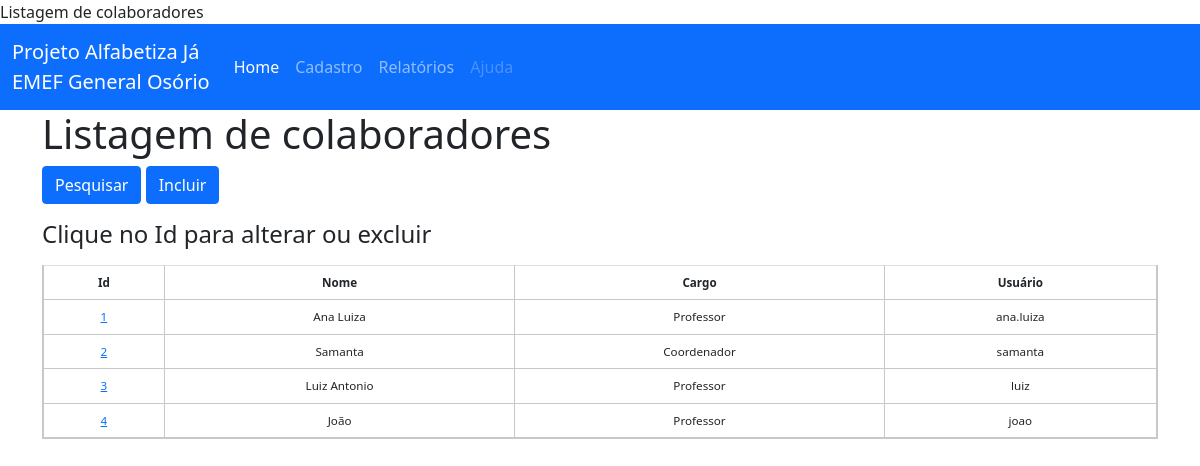
The page /mnucadastro/funcionarios on the database its author committed.
### app.py (models this page shows)
class funcionarios(db.Model):
    func_id = db.Column(db.Integer, primary_key=True, nullable=False,autoincrement=True)
    func_nome = db.Column(db.String(45), nullable=False)
    func_cargo = db.Column(db.String(45), nullable=False)
    func_username = db.Column(db.String(20), nullable=False)
    func_password = db.Column(db.String(45), nullable=False)
    func_obs = db.Column(db.String(150))

### app.py (the view)
@app.route('/mnucadastro/funcionarios')   # obrigatório ter o parametro no endereco
def cad_funcionarios():
    lista_func = funcionarios.query.all()
    return render_template('funcionarios/funcionarios.html',lista_func=lista_func)

### templates/funcionarios/funcionarios.html
{% extends 'base.html' %}
{% block content %}
<h1>{% block title %}Listagem de colaboradores{% endblock %}</h1>
<p>
    <a href="{{ url_for('lst_func')}}" class="btn btn-primary">Pesquisar</a>
    <a href="{{ url_for('inc_func')}}" class="btn btn-primary">Incluir</a>
<br/>
<p><h4>Clique no Id para alterar ou excluir</h4></p>
<div>
    <table class="table table-bordered">
        <tr>
            <th>Id</th>
            <th>Nome</th>
            <th>Cargo</th>
            <th>Usuário</th>
        </tr>
        {% for lista in lista_func %}
        <tr>
            <td><a href="{{ url_for('alt_func',id=lista['func_id']) }}"> {{ lista['func_id'] }}</a></td>
              <td> {{ lista['func_nome'] }}</td>
              <td> {{ lista['func_cargo'] }}</td>
              <td> {{ lista['func_username'] }}</td>
        </tr>
        {% endfor %}
    </table>
</div>
</p>
{% endblock %}

### static/css/style.css (style rules this page uses)
td, th, tr, tbody { border-bottom: 2px solid #c8c8c8; border-left: 2px solid #c8c8c8; border-right: 2px solid #c8c8c8; border-collapse: collapse; text-align: center; padding: 10px; margin-bottom: 40px; font-size: 0.9em; }

### rows shown on the page
funcionarios: func_id "1", func_nome "Ana Luiza", func_cargo "Professor", func_username "ana.luiza"
funcionarios: func_id "2", func_nome "Samanta", func_cargo "Coordenador", func_username "samanta"
funcionarios: func_id "3", func_nome "Luiz Antonio", func_cargo "Professor", func_username "luiz"
funcionarios: func_id "4", func_nome "João", func_cargo "Professor", func_username "joao"
